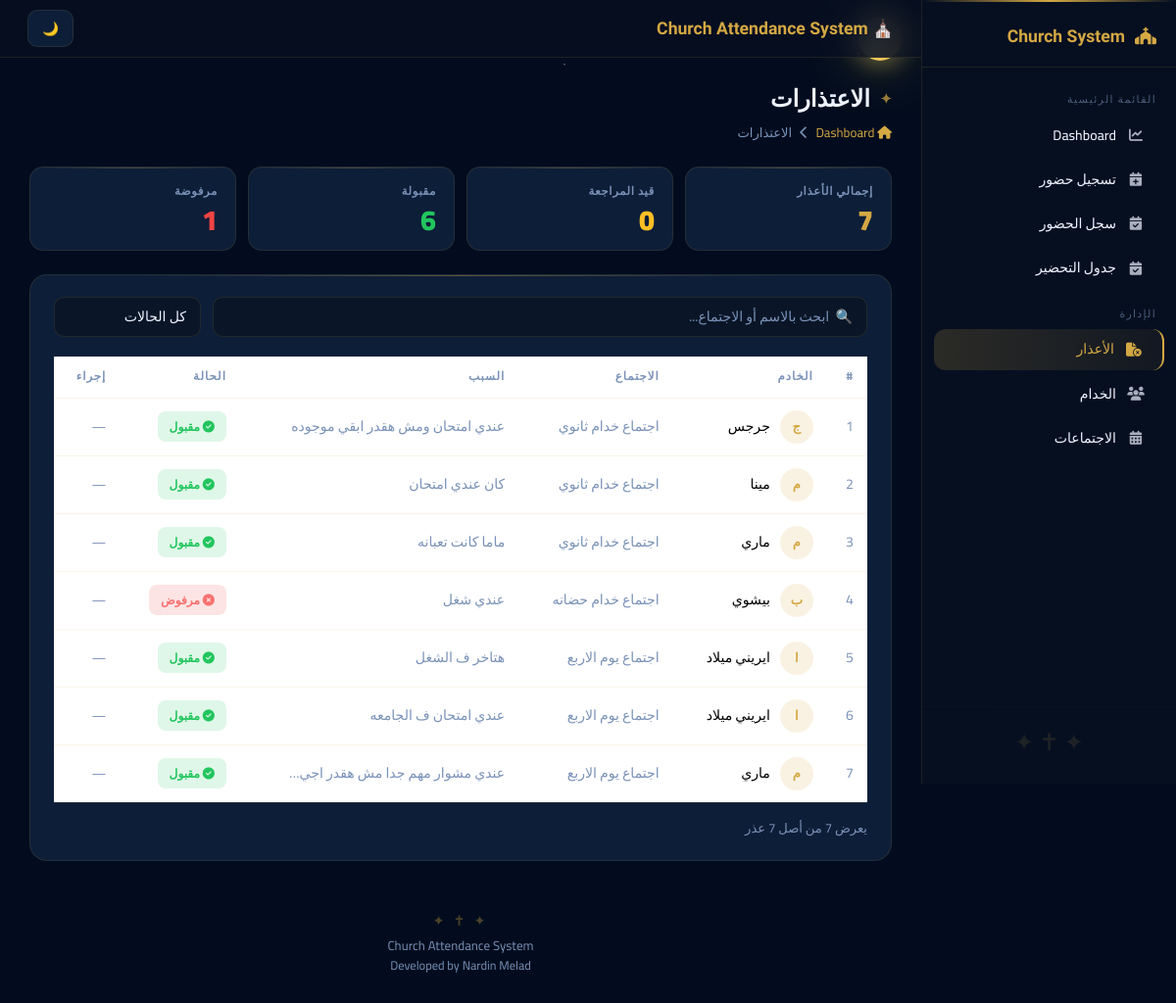
Screenshot of /excuse/list/ (signed in) with the database file from the repository.
### attendance/models.py (models this page shows, shortened)
class Excuse(models.Model):
    STATUS_CHOICES = [
        ("pending", "Pending"),
        ("approved", "Approved"),
        ("rejected", "Rejected"),
    ]
    CONFIRMATION_CHOICES = [
    ("pending", "Pending"),
    ("confirmed", "Confirmed"),
    ("excused", "Excused"),
    ]
    confirmation_status = models.CharField(
    max_length=20,
    choices=CONFIRMATION_CHOICES,
    default="pending"
)
    servant = models.ForeignKey(
        Servant,
        on_delete=models.CASCADE
    )
    meeting = models.ForeignKey(
        Meeting,
        on_delete=models.CASCADE
    )
    reason = models.TextField()
    status = models.CharField(
        max_length=20,
        choices=STATUS_CHOICES,
        default="pending"
    )
    submitted_at = models.DateTimeField(
        auto_now_add=True
    )

class Servant(models.Model):
    name = models.CharField(max_length=100)
    phone = models.CharField(max_length=20)
    email = models.EmailField(
    blank=True,
    null=True
)

class Meeting(models.Model):
    title = models.CharField(max_length=200)
    date = models.DateField()
    start_time = models.TimeField()
    def __str__(self):
        return self.title

### attendance/views.py (the view)
# urls.py: path('excuse/list/', views.excuse_list, name='excuse_list'),
@login_required
def excuse_list(request):
    excuses = Excuse.objects.all()
    return render(
        request,
        'attendance/excuse_list.html',
        {
            'excuses': excuses
        }
    )

### attendance/templates/attendance/excuse_list.html (shortened to what this page needs)
<!DOCTYPE html>
<html lang="ar" dir="rtl">
<head>
<link href="https://cdn.jsdelivr.net/npm/bootstrap@5.3.7/dist/css/bootstrap.min.css" rel="stylesheet">
<link href="https://cdnjs.cloudflare.com/ajax/libs/font-awesome/6.7.2/css/all.min.css" rel="stylesheet">
</head>
<body>
<div class="sidebar">
    <div class="brand"><i class="fa fa-church"></i> Church System</div>
    <div class="sidebar-section">القائمة الرئيسية</div>
    <a href="/dashboard/"><i class="fa fa-chart-line"></i> Dashboard</a>
    <a href="/attendance/add/"><i class="fa fa-calendar-plus"></i> تسجيل حضور</a>
    <a href="/attendance/list/"><i class="fa fa-calendar-check"></i> سجل الحضور</a>
    <a href="/schedule/add/"><i class="fa fa-calendar-check"></i> جدول التحضير</a>
    <div class="sidebar-section">الإدارة</div>
    <a href="/excuse/list/" class="active"><i class="fa fa-file-circle-xmark"></i> الأعذار</a>
    <a href="/servants/"><i class="fa fa-users"></i> الخدام</a>
    <a href="/meetings/"><i class="fa fa-calendar-days"></i>الاجتماعات</a>
    <div class="sidebar-cross">✦ ✝ ✦</div>
</div>
<div class="top-navbar">
    <div class="brand-nav">⛪ Church Attendance System</div>
    <div style="display:flex;align-items:center;gap:10px;">
        <button id="themeToggle" class="btn-icon">🌙</button>
    </div>
</div>
<div class="main">
    <div class="topbar">
        <h2>الاعتذارات</h2>
    </div>
    <div class="breadcrumb-bar">
        <a href="/dashboard/"><i class="fa fa-house"></i> Dashboard</a>
        <i class="fa fa-chevron-left"></i>
        <span>الاعتذارات</span>
    </div>
    <div class="stats-strip">
        <div class="stat-chip">
            <span class="chip-label">إجمالي الأعذار</span>
            <span class="chip-value" id="totalCount" style="color:var(--gold);">0</span>
        </div>
        <div class="stat-chip">
            <span class="chip-label">قيد المراجعة</span>
            <span class="chip-value" id="pendingCount" style="color:#fbbf24;">0</span>
        </div>
        <div class="stat-chip">
            <span class="chip-label">مقبولة</span>
            <span class="chip-value" id="approvedCount" style="color:#22c55e;">0</span>
        </div>
        <div class="stat-chip">
            <span class="chip-label">مرفوضة</span>
            <span class="chip-value" id="rejectedCount" style="color:#ef4444;">0</span>
        </div>
    </div>
    <div class="glass">
        <div class="toolbar">
            <input type="text" id="searchInput" class="search-box" placeholder="🔍  ابحث بالاسم أو الاجتماع...">
            <select id="filterStatus" class="filter-select">
                <option value="all">كل الحالات</option>
            </select>
        </div>
        <div style="overflow-x:auto;">
            <table class="table table-hover" id="excuseTable">
                <thead>
                    <tr>
                        <th>#</th><th>الخادم</th><th>الاجتماع</th>
                        <th>السبب</th><th>الحالة</th><th>إجراء</th>
                    </tr>
                </thead>
                <tbody id="excuseBody">
                    {% for excuse in excuses %}
                    <tr class="excuse-row"
                        data-status="{{ excuse.status }}"
                        data-servant="{{ excuse.servant.name|lower }}"
                        data-meeting="{{ excuse.meeting|lower }}">
                        <td style="color:var(--text-muted);">{{ forloop.counter }}</td>
                        <td>
                            <div class="servant-cell">
                                <div class="avatar">{{ excuse.servant.name|first|upper }}</div>
                                {{ excuse.servant.name }}
                            </div>
                        </td>
                        <td style="color:var(--text-muted);">{{ excuse.meeting }}</td>
                        <td><span class="reason-text" title="{{ excuse.reason }}">{{ excuse.reason }}</span></td>
                        <td>
                            {% if excuse.status == "pending" %}<span class="badge-pending"><i class="fa fa-clock"></i> قيد المراجعة</span>
                            {% elif excuse.status == "approved" %}<span class="badge-approved"><i class="fa fa-circle-check"></i> مقبول</span>
                            {% elif excuse.status == "rejected" %}<span class="badge-rejected"><i class="fa fa-circle-xmark"></i> مرفوض</span>
                            {% endif %}
                        </td>
                        <td>
                            {% if excuse.status == "pending" %}
                            <div style="display:flex;gap:7px;flex-wrap:wrap;">
                                <a href="{% url 'approve_excuse' excuse.id %}" class="btn-approve"><i class="fa fa-check"></i> قبول</a>
                                <a href="{% url 'reject_excuse' excuse.id %}" class="btn-reject"><i class="fa fa-xmark"></i> رفض</a>
                            </div>
                            {% else %}<span style="color:var(--text-muted);font-size:.82rem;">—</span>{% endif %}
                        </td>
                    </tr>
                    {% empty %}
                    <tr><td colspan="6"><div class="empty-state"><i class="fa fa-folder-open"></i><p>لا توجد اعتذارات مسجّلة</p></div></td></tr>
                    {% endfor %}
                </tbody>
            </table>
        </div>
        <div class="results-info" id="resultsInfo"></div>
    </div>
    <footer>
        <span class="footer-cross">✦ ✝ ✦</span>
        Church Attendance System<br>
        <span style="font-size:.78rem;">Developed by Nardin Melad</span>
    </footer>
</div>
</body>
</html>

### rows the page displays
Excuse: servant.name|first "ج", servant.name "جرجس", meeting "اجتماع خدام ثانوي", reason "عندي امتحان ومش هقدر ابقي موجوده", status "approved" (drawn)
Excuse: servant.name|first "م", servant.name "مينا", meeting "اجتماع خدام ثانوي", reason "كان عندي امتحان", status "approved" (drawn)
Excuse: servant.name|first "م", servant.name "ماري", meeting "اجتماع خدام ثانوي", reason "ماما كانت تعبانه", status "approved" (drawn)
Excuse: servant.name|first "ب", servant.name "بيشوي", meeting "اجتماع خدام حضانه", reason "عندي شغل", status "rejected" (drawn)
Excuse: servant.name|first "ا", servant.name "ايريني ميلاد", meeting "اجتماع يوم الاربع", reason "هتاخر ف الشغل", status "approved" (drawn)
Excuse: servant.name|first "ا", servant.name "ايريني ميلاد", meeting "اجتماع يوم الاربع", reason "عندي امتحان ف الجامعه", status "approved" (drawn)
Excuse: servant.name|first "م", servant.name "ماري", meeting "اجتماع يوم الاربع", status "approved" (drawn)
